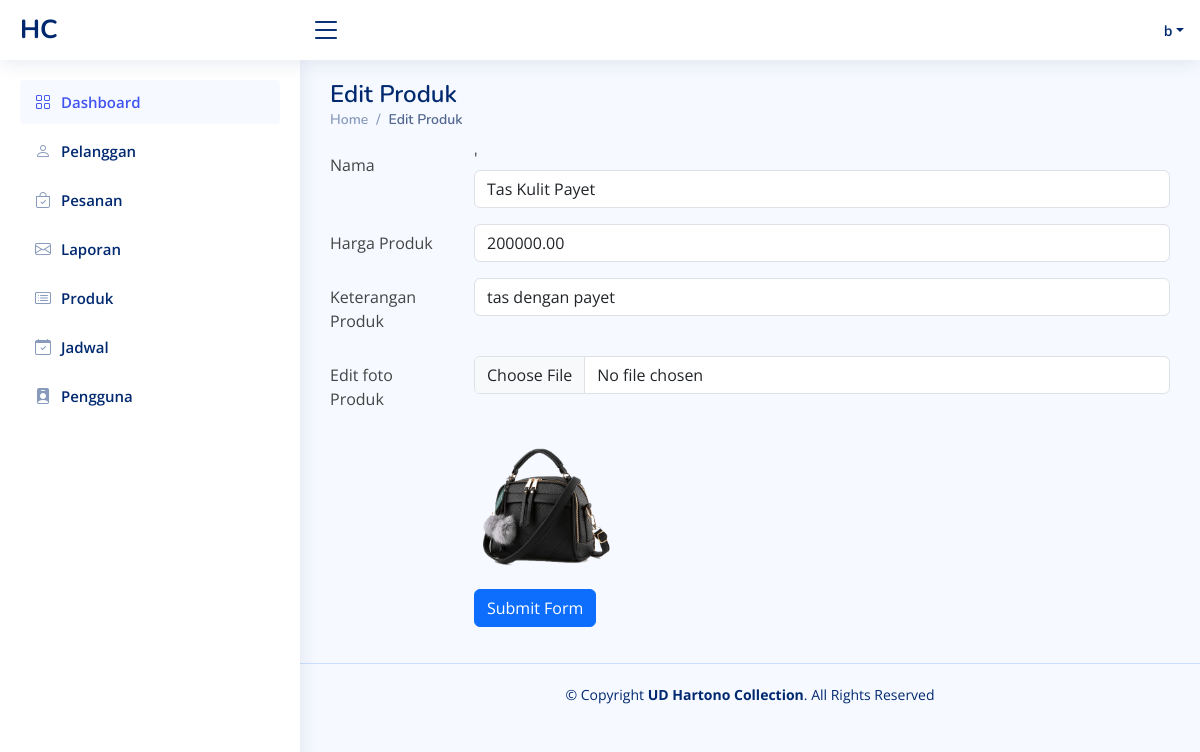
The app's page /admin/edit_produk.php?id=PR001 (signed in) with its own data.
### tables this page shows
CREATE TABLE `produk` (
  `id_produk` varchar(11) NOT NULL,
  `nama_produk` varchar(100) NOT NULL,
  `deskripsi` text DEFAULT NULL,
  `harga` decimal(10,2) NOT NULL,
  `tanggal_input` date NOT NULL,
  `terakhir_diupdate` timestamp NOT NULL DEFAULT current_timestamp() ON UPDATE current_timestamp(),
  `foto` text NOT NULL
);

### admin/edit_produk.php (the view, shortened to what this page needs)
<!DOCTYPE html>
<html lang="en">
<?php include 'root/head.php'; ?>
<body>
    <?php include 'root/navbar.php'; ?>
    <main id="main" class="main">
        <div class="pagetitle">
            <h1>Edit Produk</h1>
            <nav>
                <ol class="breadcrumb">
                    <li class="breadcrumb-item"><a href="index.html">Home</a></li>
                    <li class="breadcrumb-item active">Edit Produk</li>
                </ol>
            </nav>
        </div>
        <section class="section dashboard">
            <div class="row">
                <?php
    require_once('../koneksi/koneksi.php');
    if(isset($_GET['id'])) {
        $id_produk = $_GET['id'];
        $sqlGetProduk = "SELECT * FROM produk WHERE id_produk = '$id_produk'";
        $resultGetProduk = $conn->query($sqlGetProduk);
        if($resultGetProduk->num_rows > 0) {
            $rowProduk = $resultGetProduk->fetch_assoc();
            ?>
                <form action="proses_edit_produk.php" method="post" enctype="multipart/form-data">
                    <div class="row mb-3">
                        <label for="inputText" class="col-sm-2 col-form-label">Nama</label>
                        <div class="col-sm-10">'
                            <input type="text" class="form-control" name="nama_produk" value="<?php echo $rowProduk['nama_produk']; ?>" required>
                        </div>
                    </div>
                    <div class="row mb-3">
                        <label for="inputEmail" class="col-sm-2 col-form-label">Harga Produk</label>
                        <div class="col-sm-10">
                            <input type="number" name="harga" value="<?php echo $rowProduk['harga']; ?>" required class="form-control">
                        </div>
                    </div>
                    <div class="row mb-3">
                        <label for="inputPassword" class="col-sm-2 col-form-label">Keterangan
                            Produk</label>
                        <div class="col-sm-10">
                            <input type="text" name="deskripsi" value="<?php echo $rowProduk['deskripsi']; ?>" class="form-control">
                        </div>
                    </div>
                    <div class="row mb-3">
                        <label for="inputPassword" class="col-sm-2 col-form-label">Edit foto Produk</label>
                        <div class="col-sm-10">
                            <input type="file" name="foto" accept="image/*"  class="form-control">
                        </div>
                    </div>
                    <div class="row mb-3">
                        <label for="inputPassword" class="col-sm-2 col-form-label"> </label>
                        <div class="col-sm-10">
                            <img style="max-width: 20%;" src="../assets/galeri/<?php echo $rowProduk['foto']; ?>" alt="" srcset="">
                        </div>
                    </div>
                    <div class="row mb-3">
                        <label class="col-sm-2 col-form-label"></label>
                        <div class="col-sm-10">
                            <button type="submit" name="submit" class="btn btn-primary">Submit
                                Form</button>
                        </div>
                    </div>
                </form>
                <?php
        } else {
            echo "Produk tidak ditemukan.";
        }
    }
    ?>
            </div>
        </section>
    </main>
    <?php include 'root/footer.php'; ?>
</body>
</html>

### admin/assets/css/style.css (style rules this page uses)
:root { scroll-behavior: smooth; }
body { font-family: "Open Sans", sans-serif; background: #f6f9ff; color: #444444; }
a { color: #4154f1; text-decoration: none; }
h1, h2, h3, h4, h5, h6 { font-family: "Nunito", sans-serif; }
#main { margin-top: 60px; padding: 20px 30px; transition: all 0.3s; }
.pagetitle { margin-bottom: 10px; }
.pagetitle h1 { font-size: 24px; margin-bottom: 0; font-weight: 600; color: #012970; }
.breadcrumb { font-size: 14px; font-family: "Nunito", sans-serif; color: #899bbd; font-weight: 600; }
.breadcrumb a { color: #899bbd; transition: 0.3s; }
.breadcrumb .breadcrumb-item::before { color: #899bbd; }
.breadcrumb .active { color: #51678f; font-weight: 600; }
@media (min-width: 1200px) { #main, #footer { margin-left: 300px; } }

### records on screen
produk: nama_produk "Tas Kulit Payet", harga "200000.00", deskripsi "tas dengan payet", foto (picture)

### other values on screen
$_SESSION['user_name'] "b"
